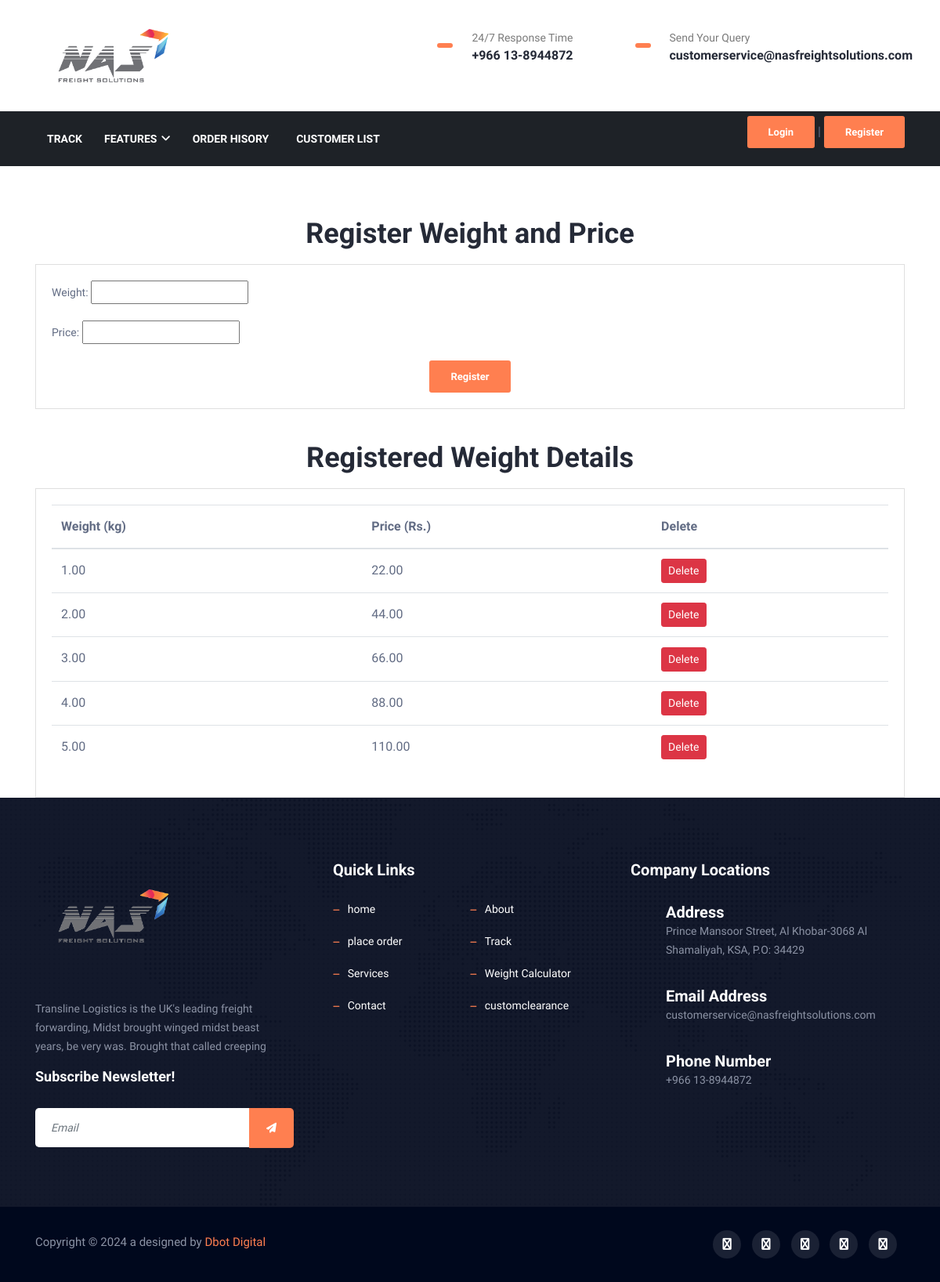
/register-weight/, run on the app's committed database.
### app/models.py (models this page shows, shortened)
class WeightPrice(models.Model):
    weight = models.DecimalField(max_digits=5, decimal_places=2)
    price = models.DecimalField(max_digits=8, decimal_places=2)

### app/views.py (the view)
# urls.py: path('register-weight/', register_weight, name='register_weight'),
def register_weight(request):
    if request.method == 'POST':
        form = WeightPriceForm(request.POST)
        if form.is_valid():
            form.save()
            return redirect('register_weight')
    else:
        form = WeightPriceForm()
    weight_prices = WeightPrice.objects.all()
    return render(request, 'register_weight.html', {'form': form, 'weight_prices': weight_prices})

### app/forms.py
class WeightPriceForm(forms.ModelForm):
    class Meta:
        model = WeightPrice
        exclude = ['id']  # Exclude the 'id' field from the form

### app/templates/register_weight.html (shortened to what this page needs)
                   {% load static %}
                   <!DOCTYPE html>
                   <html lang="en">
                   <head>
                      <link rel="stylesheet" href="{% static 'css/bootstrap.min.css' %}">
                      <link rel="stylesheet" href="{% static 'css/animate.css' %}">
                      <link rel="stylesheet" href="{% static 'css/morris.css' %}">
                      <link rel="stylesheet" href="{% static 'css/font-awesome.min.css' %}">
                      <link rel="stylesheet" href="{% static 'css/icon-font.css"' %}">
                      <link rel="stylesheet" href="{% static 'css/owl.theme.default.min.css' %}">
                      <link rel="stylesheet" href="{% static 'css/colorbox.css' %}">
                      <link rel="stylesheet" href="{% static 'css/style.css' %}">
                      <link rel="stylesheet" href="{% static 'css/responsive.css' %}">
                      <link rel="stylesheet" href="{% static 'css/owl.carousel.min.css' %}">
                       <link rel="stylesheet" href="https://cdn.jsdelivr.net/npm/@icon/icofont@1.0.1-alpha.1/icofont.min.css">
                       <link rel="stylesheet" href="https://cdnjs.cloudflare.com/ajax/libs/font-awesome/6.5.1/css/all.min.css" />
                   </head>
                   <body>
                      <div class="body-inner">
                         <div class="site-top-2">
                            <header class="header nav-down" id="header-2">
                               <div class="container">
                                  <div class="row">
                                     <div class="logo-area clearfix">
                                        <div class="logo col-lg-3 col-md-12">
                                           <a href="index.html">
                                              <img src="{% static 'images/logo.png' %}" width="200px" alt="">
                                           </a>
                                        </div>
                                        <div class="col-lg-9 col-md-12 pull-right">
                                           <ul class="top-info unstyled">
                                              <li><span class="info-icon"></span>
                                                 <div class="info-wrapper">
                                                    <p class="info-title">24/7 Response Time</p>
                                                    <p class="info-subtitle">+966 13-8944872</p>
                                                 </div>
                                              </li>
                                              <li><span class="info-icon"></span>
                                                 <div class="info-wrapper">
                                                    <p class="info-title">Send Your Query</p>
                                                    <p class="info-subtitle">customerservice@nasfreightsolutions.com</p>
                                                 </div>
                                              </li>
                                           </ul>
                                        </div>
                                     </div>
                                  </div>
                               </div>
                               <div class="site-nav-inner site-navigation navigation navdown">
                                  <div class="container">
                                     <nav class="navbar navbar-expand-lg ">
                                        <div class="collapse navbar-collapse justify-content-start" id="navbarSupportedContent">
                                           <ul class="navbar-nav">
                                             <li class="nav-item dropdown">
                                                <a href="/track-orders">Track</a>
                                             </li>
                                              <li class="nav-item dropdown"><a class="nav-link" href="#" data-toggle="dropdown">Features<i class="fa fa-angle-down"></i></a>
                                                    </li>
                                                 </ul>
                                              <li class="nav-item dropdown">
                                                 <a href="/order_history">Order Hisory</a>
                                              </li>
                                              <li class="nav-item dropdown">
                                                <a href="/customer-list">Customer List</a>
                                             </li>
                                        </div>
                                        <li>
                                           {% if user.is_authenticated %}
                                          <li><a href="{% url  'staff_dashboard' %}">My account</a> | <a href="{% url 'logout' %}" class="top-right-btn btn btn-primary">Logout</a></li>
                                       {% else %}
                                          <li><a href="{% url 'staff_login' %}" class="top-right-btn btn btn-primary">Login</a> | <a href="{% url 'staff_register' %}" class="top-right-btn btn btn-primary">Register</a></p>
                                       {% endif %}
                                       </li>
                                     </nav>
                                  </div>
                               </div>
<div class="container mt-5">
    <div class="card">
        <div class="card-header bg-primary text-white">
            <h2 class="text-center mb-0">Register Weight and Price</h2>
        </div>
        <div class="card-body">
            <form method="post">
                {{ form.as_p }}
                <div class="text-center mt-3">
                    <button type="submit" class="btn btn-primary">Register</button>
                </div>
            </form>
        </div>
    </div>
    <div class="card mt-4">
        <div class="card-header bg-secondary text-white">
            <h2 class="text-center mb-0">Registered Weight Details</h2>
        </div>
        <div class="card-body">
            <table class="table">
                <thead>
                    <tr>
                        <th>Weight (kg)</th>
                        <th>Price (Rs.)</th>
                        <th>Delete</th>
                    </tr>
                </thead>
                <tbody>
                    {% for weight_price in weight_prices %}
                        <tr>
                            <td>{{ weight_price.weight }}</td>
                            <td>{{ weight_price.price }}</td>
                            <td>
                                <form method="post" action="{% url 'delete_weight_price' weight_price.id %}">
                                    <button type="submit" class="btn btn-danger btn-sm">Delete</button>
                                </form>
                            </td>
                        </tr>
                    {% endfor %}
                </tbody>
            </table>
        </div>
    </div>
</div>
 <footer class="footer" id="footer">
   <div class="footer-main bg-overlay">
      <div class="container">
         <div class="row">
            <div class="col-lg-4 col-md-12 footer-widget footer-about">
               <div class="footer-logo">
                  <img src="images/footer-logo.png" width="200px" alt="">
               </div>
               <p>Transline Logistics is the UK's leading freight forwarding, Midst brought winged midst beast years, be very was. Brought that called creeping</p>
               <h3 class="widget-title">Subscribe Newsletter!</h3>
               <form class="newsletter-form" id="newsletter-form" action="#" method="post">
                  <div class="form-group">
                     <input class="form-control form-control-lg" id="newsletter-form-email" type="email" name="email" placeholder="Email "
                        autocomplete="off">
                     <button class="btn btn-primary"><i class="fa fa-paper-plane"></i></button>
                  </div>
               </form>
            </div>
            <div class="col-lg-4 col-md-6 footer-widget">
               <h3 class="widget-title">Quick Links</h3>
               <ul class="list-dash">
                <li><a href="/">home</a></li>
                <li><a href="/about">About</a></li>
                <li><a href="{% url "place_order" %}">place order</a></li>
                <li><a href="/track-orders">Track</a></li>
                <li><a href="/services">Services</a></li>
                <li><a href="/weight-calculator">Weight Calculator</a></li>
                <li><a href="/contact">Contact</a></li>
                <li><a href="/customclearance">customclearance</a></li>
              </ul>
            </div>
            <div class="col-lg-4 col-md-6 footer-widget">
               <h3 class="widget-title">Company Locations</h3>
               <div class="ts-contact-info"><span class="ts-contact-icon float-left"></span>
                  <div class="ts-contact-content">
                     <h3 class="ts-contact-title">Address</h3>
                     <p>Prince Mansoor Street, Al Khobar-3068
                        Al Shamaliyah, KSA, P.O: 34429</p>
                  </div>
               </div>
               <div class="ts-contact-info last"><span class="ts-contact-icon float-left"></span>
                  <div class="ts-contact-content">
                     <h3 class="ts-contact-title">Email Address</h3>
                     <p>customerservice@nasfreightsolutions.com</p>
                  </div>
               </div>
               <div class="ts-contact-info"><span class="ts-contact-icon float-left"></span>
                  <div class="ts-contact-content">
                     <h3 class="ts-contact-title">Phone Number</h3>
                     <p>+966 13-8944872</p>
                  </div>
               </div>
            </div>
         </div>
      </div>
   </div>
   <div class="copyright">
      <div class="container">
         <div class="row">
            <div class="col-lg-6 col-md-12">
               <div class="copyright-info"><span>Copyright © 2024 a  designed by <a href="">Dbot Digital</a></span></div>
            </div>
            <div class="col-lg-6 col-md-12">
              <div class="footer-social text-right">
                  <ul>
                     <li><a href="https://facebook.com"><i class="fa fa-facebook"></i></a></li>
                     <li><a href="https://twitter.com"><i class="fa fa-twitter"></i></a></li>
                     <li><a href="https://plus.google.com"><i class="fa fa-google-plus"></i></a></li>
                     <li><a href="https://github.com"><i class="fa fa-github"></i></a></li>
                     <li><a href="https://instagram.com"><i class="fa fa-instagram"></i></a></li>
                  </ul>
               </div>
            </div>
         </div>
      </div>
   </div>
</footer>
</div>
</body>
</html>

### app/templates/register_weight.html (style rules this page uses)
button { background-color:orange; color: #fff; padding: 5px 10px; border: none; border-radius: 4px; cursor: pointer; line-height: 20px; }

### data on the page
WeightPrice: weight "1.00", price "22.00"
WeightPrice: weight "2.00", price "44.00"
WeightPrice: weight "3.00", price "66.00"
WeightPrice: weight "4.00", price "88.00"
WeightPrice: weight "5.00", price "110.00"
